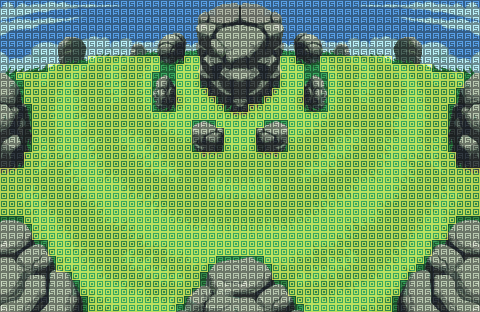

A level layout from a 2D game, rendered from its tile map. Below: a short description, then the map file with tile-grid data replaced by summaries:
An orthogonal 60x39 tile map with 8x8 px tiles, 2 tile layers (Calque de Tile 1, Calque 2), 3 tilesets.

<map version="1.0" tiledversion="1.0.2" orientation="orthogonal" renderorder="left-up" width="60" height="39" tilewidth="8" tileheight="8" nextobjectid="1">
 <tileset firstgid="1" source="sacredfields.tsx" />
 <tileset firstgid="2341" source="terrain.tsx" />
 <tileset firstgid="2343" source="terrain.tsx" />
 <layer name="Calque de Tile 1" width="60" height="39">
  <data>[2340 cells, 2340 non-empty, 2340 distinct tile ids]</data>
 </layer>
 <layer name="Calque 2" width="60" height="39">
  <data>[2340 cells, 2340 non-empty, 2 distinct tile ids]</data>
 </layer>
</map>